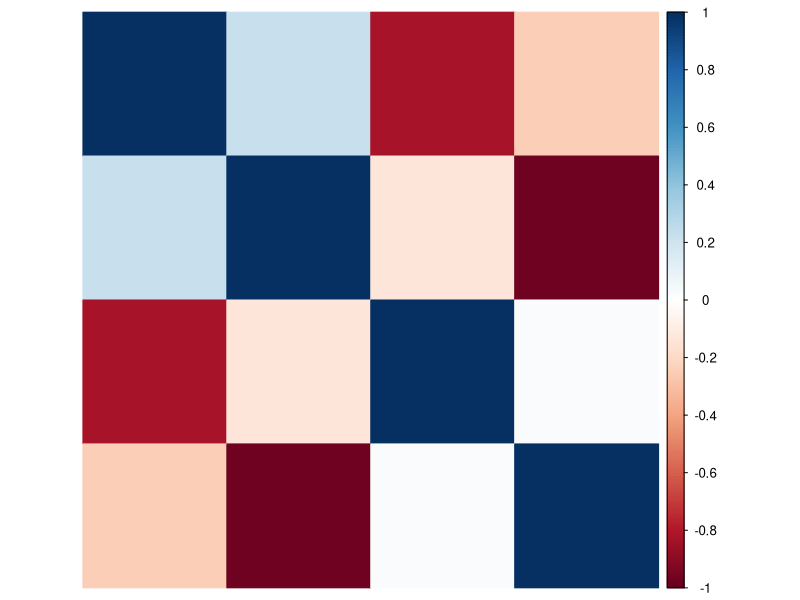
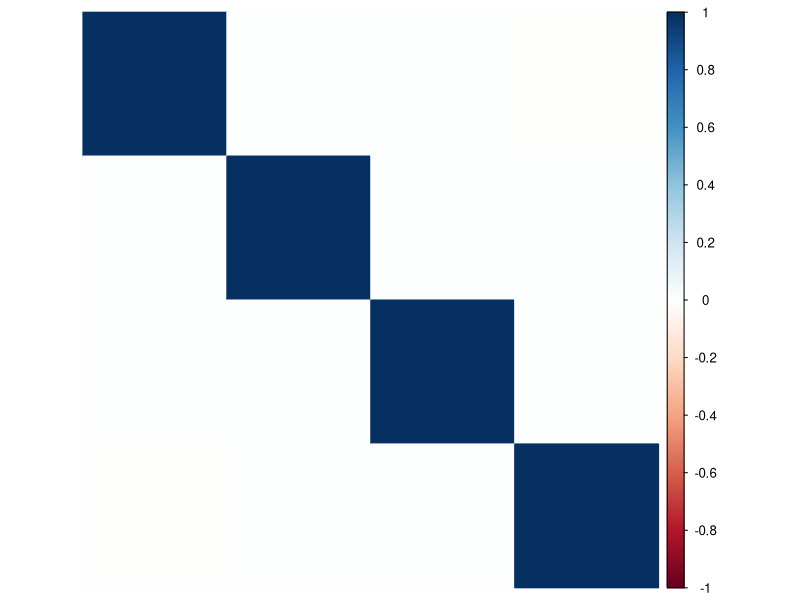
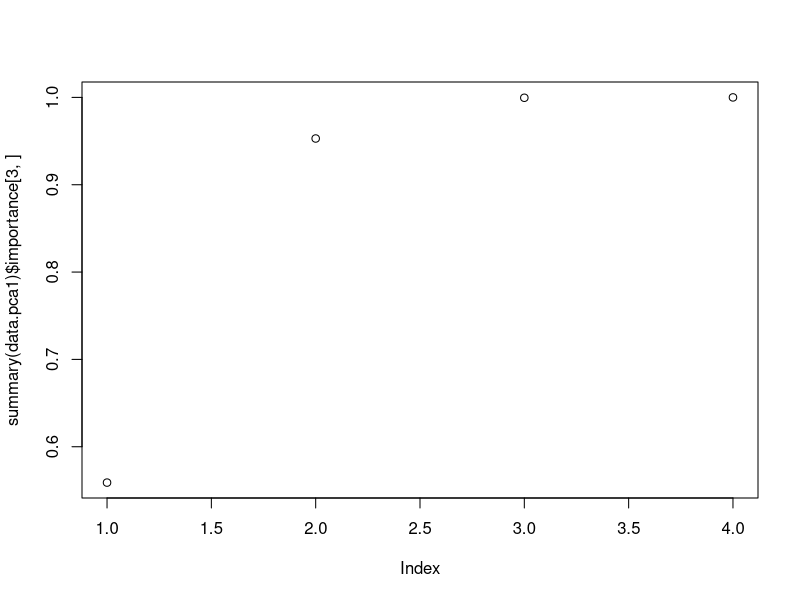

Write the R code that produced these figures, in order.
library(readr) 
library(car)
library(tidyverse)
library(caret)
library(pls)
library(magrittr) # needs to be run every time you start R and want to use %>%
library(dplyr) 


# Read data from csv
data <- read_csv("TableB21.csv")

dim(data)

data.y <- data$Y
data$Y <- NULL

res <- cor(data, method="pearson")
corrplot::corrplot(res, method= "color", order = "hclust", tl.pos = 'n')

data.norm <- scale(data)
data.y.norm <- scale(data.y)

data.pca1 <- prcomp(data.norm, center=TRUE, scale.=TRUE, tol = 0)    
summary(data.pca1)

data.pca1$sdev

res1 <- cor(data.pca1$x, method="pearson")
corrplot::corrplot(res1, method= "color", order = "hclust", tl.pos = 'n')

plot(summary(data.pca1)$importance[3,])

pcs <- as.data.frame(data.pca1$x)
ols.data <- cbind(data.y.norm, pcs)
lmodel <- lm(data.y.norm ~ PC1 + PC2, data = ols.data)
summary(lmodel)

data <- read_csv("TableB21.csv")
lmodel.none <- lm(Y ~ ., data = data)
summary(lmodel.none)
# lmodel.pcr <- pcr(Y ~ ., data = data, scale = TRUE, validation = "CV")
# summary(lmodel.pcr)
# validationplot(lmodel.pcr)
